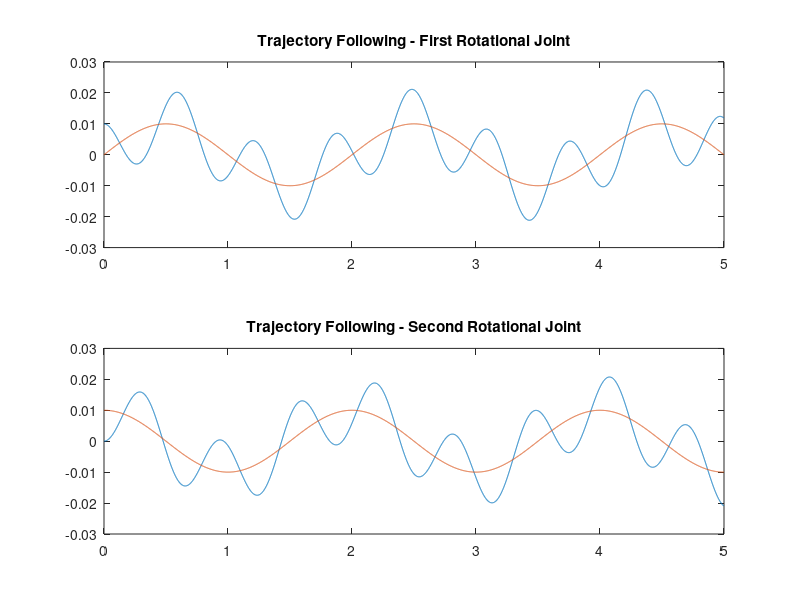
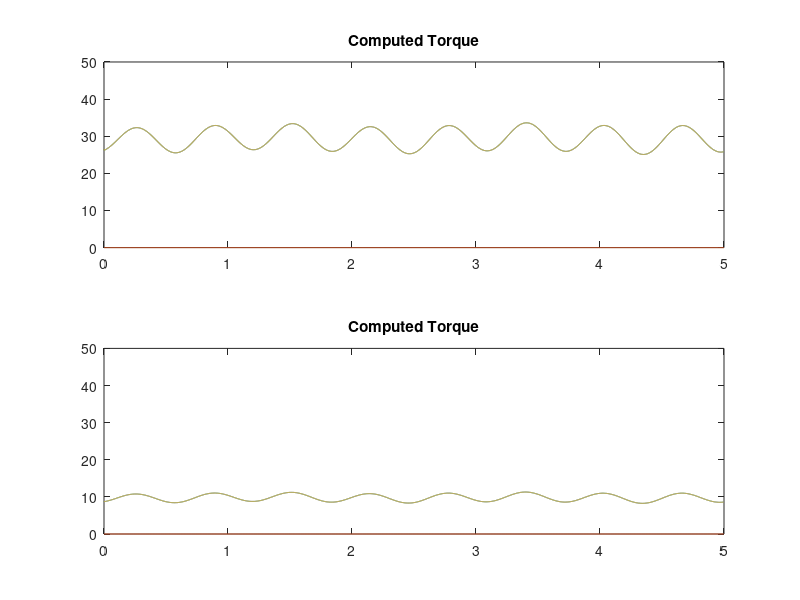
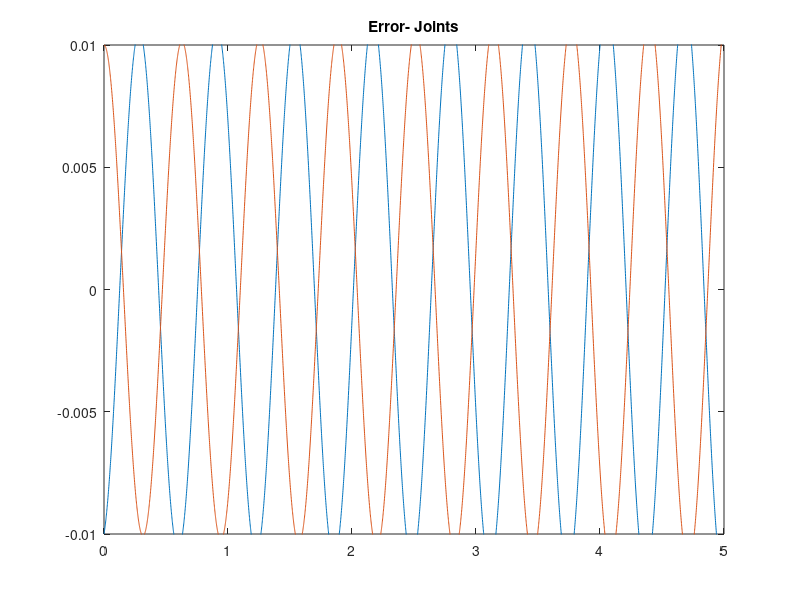

Source code (MATLAB) for these figures, in order:
%% Limpar console, variaveis e fechar janelas aberta 
clc;
clear; 
close all;
%% Definir massas e comprimentos dos bra�os do Rob� RR

m1 = 1; 
m2 = 1; 
L1 = 1;
L2 = 1;
%% Definir passo e tempo final da simula��o e pegar informa��es de tamanho dos vetores gerados

delta_time = 0.001;
sampling_time = 0.001;
sampling_int = sampling_time/delta_time;
final_time = 5;
t = 0:delta_time:final_time;
t = t';
t_plot = 0:delta_time:(final_time-2*delta_time);
t_plot = t_plot';
sizes = size(t);

theta1_d = 0.01*sin(2*pi*t/2);
theta2_d = 0.01*cos(2*pi*t/2);
x = L1*cos(theta1_d) + L2*cos(theta1_d+theta2_d);
y = L1*sin(theta1_d) + L2*sin(theta1_d+theta2_d);

%% Calcular a partir dos par�metros desejados os valores de suas derivadas de primeira e segunda ordem

theta1_dotd = (1/delta_time)*diff(theta1_d);
theta2_dotd = (1/delta_time)*diff(theta2_d);
theta1_dot2d = (1/delta_time)*diff(theta1_dotd);
theta2_dot2d = (1/delta_time)*diff(theta2_dotd);

q_des = [theta1_d theta2_d]';
q_dot_des = [theta1_dotd theta2_dotd]';
q_dot2_des = [theta1_dot2d theta2_dot2d]';

%% Definir condi��es iniciais e ganhos do controlador

q0 = [0.01; 0];
q_dot0 = [0; 0];
gain_p = 100;
gain_v = 2*gain_p^0.5;
k_p = [gain_p; gain_p];
k_v = [gain_v; gain_v];
g = 9.8;
q_plot = zeros(sizes(1)-2,2);
computed_torque1 = zeros(sizes(1)-2,2);
computed_torque2 = zeros(sizes(1)-2,2);
error_plot = zeros(sizes(1)-2,2);
control_plot = zeros(sizes(1)-2,2);
error_old = q_des(:,1) - q0;
error_p_old = q_dot_des(:,1) - q_dot0;
nu=0.1;
%% Laco Principal para Simulacao
for i=1:sizes(1)-2
    M = [(m1+m2)*L1^2+m2*L2^2+2*m2*L1*L2*cos(q0(2)) m2*L2^2+m2*L1*L2*cos(q0(2)); 
         m2*L2^2 + m2*L1*L2*cos(q0(2)) m2*L2^2]; 
    V = [-m2*L1*L2*(2*q_dot0(1)*q_dot0(2)+q_dot0(2)^2)*sin(q0(2));
          m2*L1*L2*q_dot0(1)^2*sin(q0(2))];
    G = [(m1+m2)*g*L1*cos(q0(1))+m2*g*L2*cos(q0(1)+q0(2)); m2*g*L2*cos(q0(1)+q0(2))];   
    if rem(i-1, sampling_int) == 0
      error = (q_des(:,i) - q0);
      if i==1
        error_p = nu*error_p_old + (error - error_old)*sampling_time;
      else
        error_p = 0;
      end
      control = M*(q_dot2_des(:,i) + k_v.*error_p + k_p.*error) + V + G;
      error_old = error;
      error_p_old = error_p;   
    else
      control = control;
    end
    tau = control;
    error_plot(i,:) = error;
    q_dot2 = inv(M)*(tau-V-G);
    q_dot = q_dot0+ delta_time*q_dot2;
    q = q0 + delta_time*q_dot0 + 0.5*(q_dot2)*(delta_time)^2;
    q0 = q;
    q_dot0 = q_dot;
    control_plot(i,:) = control;
    computed_torque1(i) = control(1);
    computed_torque2(i) = control(2);
    q_plot(i,:) = q;

end

%% Plots para visualiza��o dos �ngulos, posi��o, torque e erros

figure(3)
subplot(2,1,1);
plot(t_plot, q_plot(:,1), t, theta1_d);
title('Trajectory Following - First Rotational Joint')

subplot(2,1,2);
plot(t_plot, q_plot(:,2), t, theta2_d);
title('Trajectory Following - Second Rotational Joint')


figure(4)

subplot(2,1,1);
plot(t_plot, computed_torque1);
hold on;
plot(t_plot, control_plot(:,1));
hold off;
ylim([0 50]);
title('Computed Torque')

subplot(2,1,2);
plot(t_plot, computed_torque2)
hold on;
plot(t_plot, control_plot(:,2));
hold off;
ylim([0 50]);
title('Computed Torque')


figure(5)
plot(t_plot, error_plot(:,1), t_plot, error_plot(:,2));
ylim([-0.01 0.01]);
title('Error- Joints')

